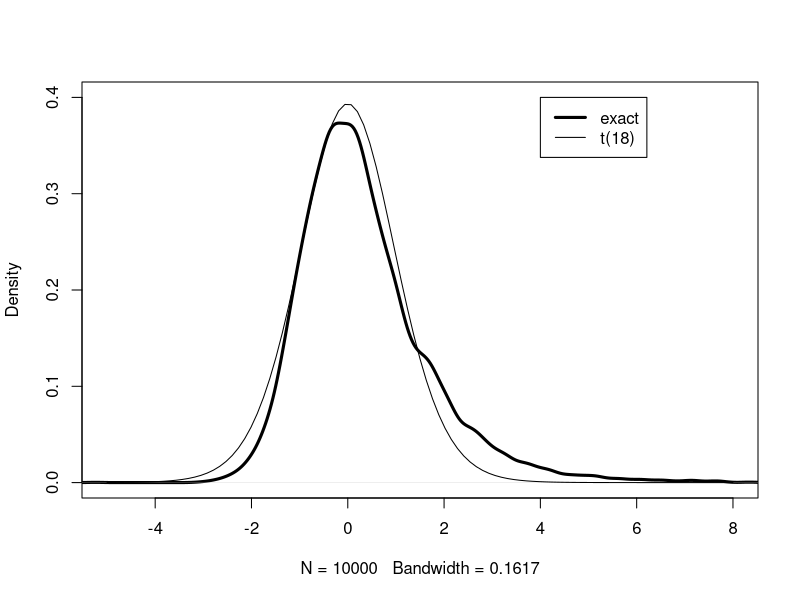
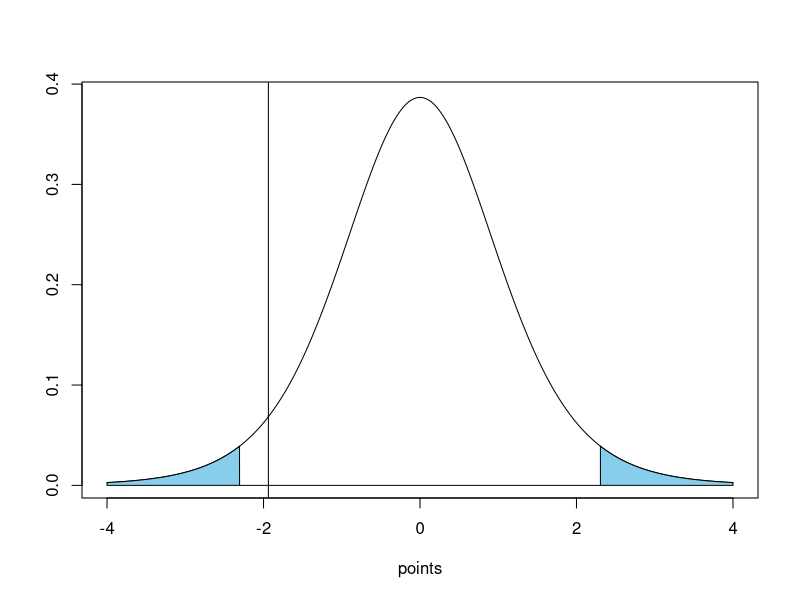

The R script that drew these images, in order: (Note: this script raises an error after producing the figures.)
tstatistic <- function(x, y) {
  m <- length(x)
  n <- length(y)
  sp <- sqrt(((m - 1)*sd(x)^2 + (n - 1)*sd(y)^2)/(m + n - 2))
  t.stat <- (mean(x) - mean(y))/(sp*sqrt(1/m + 1/n))  
}

data.x <- c(1,4,3,6,5)
data.y <- c(5,4,7,6,10)
print(tstatistic(data.x, data.y))

x <- rnorm(10, mean = 50, sd = 10)
y <- rnorm(10, mean = 50, sd = 10)


mc_tstat <- function(alpha, N, pars, seed) {
  set.seed(seed)
  n.reject <- 0
  
  for (i in 1:N) {
    x <- rnorm(pars$m, pars$mu1, pars$sigma1)
    y <- rnorm(pars$n, pars$mu2, pars$sigma2)
    t.stat <- tstatistic(x, y)
    if (abs(t.stat) > qt(1 - alpha/2, pars$n + pars$m - 2)) 
    {n.reject <-  n.reject + 1}
    est.sig.level <- n.reject / N
  }
  
  print(est.sig.level)
}

## Case 1: Normal populations with zero means and equal spreads
pars <- list(m = 10, n = 10, mu1 = 0, mu2 = 0.2, sigma1 = 0.1, sigma2 = 0.1)
mc_tstat(alpha = 0.1, N = 10000, pars, seed = 1234)

pars <- list(m = 100, n = 100, mu1 = 0, mu2 = 0, sigma1 = 1, sigma2 = 1)
mc_tstat(alpha = 0.1, N = 10000, pars, seed = 1234)


## Case 2: Normal populations with zero means and very different spreads
pars <- list(m = 10, n = 10, mu1 = 0, mu2 = 0, sigma1 = 1, sigma2 = 10)
mc_tstat(alpha = 0.1, N = 10000, pars, seed = 1234)

pars <- list(m = 100, n = 100, mu1 = 0, mu2 = 0, sigma1 = 1, sigma2 = 10)
mc_tstat(alpha = 0.1, N = 10000, pars, seed = 1234)

## Case 3: t populations, 4 df and equal spreads
t_tstat <- function(alpha, N, pars, seed) {
  set.seed(seed)
  n.reject <- 0
  
  for (i in 1:N) {
    x <- rt(pars$m, pars$df)
    y <- rt(pars$n, pars$df)
    t.stat <- tstatistic(x, y)
    if (abs(t.stat) > qt(1 - alpha/2, pars$n + pars$m - 2)) 
    {n.reject <-  n.reject + 1}
    est.sig.level <- n.reject / N
  }
  
  print(est.sig.level)
}

pars <- list(m = 10, n = 10, df = 4)
t_tstat(alpha = 0.1, N = 10000, pars, seed = 1234)

## Case 4: Exponential populations, equal rates
exp_tstat <- function(alpha, N, pars, seed) {
  set.seed(seed)
  n.reject <- 0
  
  for (i in 1:N) {
    x <- rexp(pars$m, pars$rate)
    y <- rexp(pars$n, pars$rate)
    t.stat <- tstatistic(x, y)
    if (abs(t.stat) > qt(1 - alpha/2, pars$n + pars$m - 2)) 
    {n.reject <-  n.reject + 1}
    est.sig.level <- n.reject / N
  }
  
  print(est.sig.level)
}

pars <- list(m = 10, n = 10, rate = 1)
exp_tstat(alpha = 0.1, N = 10000, pars, seed = 1234)


## Case 5: One normal population, one exponential population
mix_tstat <- function(alpha, N, pars, seed) {
  set.seed(seed)
  n.reject <- 0
  
  for (i in 1:N) {
    x <- rnorm(pars$m, pars$mu, pars$sigma)
    y <- rexp(pars$n, pars$rate)
    t.stat <- tstatistic(x, y)
    if (abs(t.stat) > qt(1 - alpha/2, pars$n + pars$m - 2)) 
    {n.reject <-  n.reject + 1}
    est.sig.level <- n.reject / N
  }
  
  print(est.sig.level)
}

pars <- list(m = 10, n = 10, mu = 10, sigma = 2, rate = 1/10)
mix_tstat(alpha = 0.1, N = 10000, pars, seed = 1234)


## Exact sampling distribution for Case 5
m <- 10
n <- 10
t.simulation <- function() {
  tstatistic(rnorm(m, mean = 10, sd = 2), rexp(n, rate = 1/10))
}

tstat.vector <- replicate(10000, t.simulation()) 
plot(density(tstat.vector), xlim = c(-5, 8), ylim = c(0, 0.4), lwd = 3, main = "")
curve(dt(x, df = 18), add = TRUE)
legend(4, 0.4, c("exact", "t(18)"), lwd = c(3, 1))


## Critical value

cval_plot <- function(x, y, alpha, ts) {
  df <- length(x) + length(y) - 2
  points <- seq(-4, 4, length = 10000)
  ql <- qt(alpha/2, df = df, lower.tail = TRUE)
  qu <- qt(alpha/2, df = df, lower.tail = FALSE)
  
  cord.x <- c(c(qu, seq(qu, 4, 0.001), 4), 
              c(-4, seq(-4, ql, 0.001), ql)) 
  cord.y <- c(c(0, dt(seq(qu, 4, 0.001), df = df), 0), 
              c(0, dt(seq(-4, ql, 0.001), df = df), 0)) 
  
  plot(points, dt(points, df = df), type = 'l', ylab = "")
  polygon(cord.x, cord.y, col = 'skyblue')
  abline(v = ts)
}

data.x <- c(1,4,3,6,5)
data.y <- c(5,4,7,6,10)
cval_plot(data.x, data.y, 0.05, tstatistic(data.x, data.y))
pval_plot(data.x, data.y)

x <- rnorm(10, mean = 50, sd = 10)
y <- rnorm(10, mean = 50, sd = 10)
pval_plot(x, y)

set.seed(1234)
x <- rnorm(10, mean = 50, sd = 10)
y <- rnorm(10, mean = 55, sd = 10)
pval_plot(x, y)


## P-value

pval_plot <- function(x, y) {
  df <- length(x) + length(y) - 2
  ts <- abs(tstatistic(x, y))
  points <- seq(-4, 4, length = 10000)
  
  cord.x <- c(c(ts, seq(ts, 4, 0.001), 4), 
              c(-1*ts, seq(-4, -1*ts, 0.001), -1*ts)) 
  cord.y <- c(c(0, dt(seq(ts, 4, 0.001), df = df), 0), 
              c(0, dt(seq(-4, -1*ts, 0.001), df = df), 0)) 
  
  plot(points, dt(points, df = df), type = 'l', ylab = "")
  polygon(cord.x, cord.y, col = 'red')
  print(paste("test stat is ", round(ts,4), sep=""))
  print(paste("p-value is ", round(2*(1 - pt(ts, df = df)),4), sep = ""))
}

data.x <- c(1,4,3,6,5)
data.y <- c(5,4,7,6,10)
pval_plot(data.x, data.y)

x <- rnorm(10, mean = 50, sd = 10)
y <- rnorm(10, mean = 50, sd = 10)
pval_plot(x, y)

set.seed(1234)
x <- rnorm(10, mean = 50, sd = 10)
y <- rnorm(10, mean = 55, sd = 10)
pval_plot(x, y)
